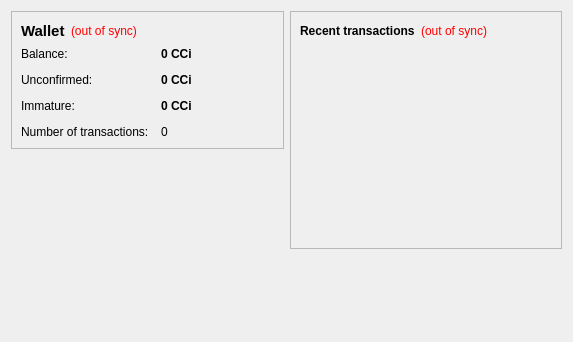
<?xml version="1.0" encoding="UTF-8"?>
<ui version="4.0">
 <class>OverviewPage</class>
 <widget class="QWidget" name="OverviewPage">
  <property name="geometry">
   <rect>
    <x>0</x>
    <y>0</y>
    <width>573</width>
    <height>342</height>
   </rect>
  </property>
  <property name="windowTitle">
   <string>Form</string>
  </property>
  <layout class="QHBoxLayout" name="horizontalLayout" stretch="1,1">
   <item>
    <layout class="QVBoxLayout" name="verticalLayout_2">
     <item>
      <widget class="QFrame" name="frame">
       <property name="frameShape">
        <enum>QFrame::StyledPanel</enum>
       </property>
       <property name="frameShadow">
        <enum>QFrame::Raised</enum>
       </property>
       <layout class="QVBoxLayout" name="verticalLayout_4">
        <item>
         <layout class="QHBoxLayout" name="horizontalLayout_4">
          <item>
           <widget class="QLabel" name="label_5">
            <property name="font">
             <font>
              <pointsize>11</pointsize>
              <weight>75</weight>
              <bold>true</bold>
             </font>
            </property>
            <property name="text">
             <string>Wallet</string>
            </property>
           </widget>
          </item>
          <item>
           <widget class="QLabel" name="labelWalletStatus">
            <property name="toolTip">
             <string>The displayed information may be out of date. Your wallet automatically synchronizes with the Crypto-Co.in network after a connection is established, but this process has not completed yet.</string>
            </property>
            <property name="styleSheet">
             <string notr="true">QLabel { color: red; }</string>
            </property>
            <property name="text">
             <string notr="true">(out of sync)</string>
            </property>
            <property name="alignment">
             <set>Qt::AlignLeading|Qt::AlignLeft|Qt::AlignVCenter</set>
            </property>
           </widget>
          </item>
          <item>
           <spacer name="horizontalSpacer_2">
            <property name="orientation">
             <enum>Qt::Horizontal</enum>
            </property>
            <property name="sizeHint" stdset="0">
             <size>
              <width>40</width>
              <height>20</height>
             </size>
            </property>
           </spacer>
          </item>
         </layout>
        </item>
        <item>
         <layout class="QFormLayout" name="formLayout_2">
          <property name="fieldGrowthPolicy">
           <enum>QFormLayout::AllNonFixedFieldsGrow</enum>
          </property>
          <property name="horizontalSpacing">
           <number>12</number>
          </property>
          <property name="verticalSpacing">
           <number>12</number>
          </property>
          <item row="0" column="0">
           <widget class="QLabel" name="label">
            <property name="text">
             <string>Balance:</string>
            </property>
           </widget>
          </item>
          <item row="0" column="1">
           <widget class="QLabel" name="labelBalance">
            <property name="font">
             <font>
              <weight>75</weight>
              <bold>true</bold>
             </font>
            </property>
            <property name="cursor">
             <cursorShape>IBeamCursor</cursorShape>
            </property>
            <property name="toolTip">
             <string>Your current balance</string>
            </property>
            <property name="text">
             <string notr="true">0 CCi</string>
            </property>
            <property name="textInteractionFlags">
             <set>Qt::LinksAccessibleByMouse|Qt::TextSelectableByKeyboard|Qt::TextSelectableByMouse</set>
            </property>
           </widget>
          </item>
          <item row="2" column="0">
           <widget class="QLabel" name="label_3">
            <property name="text">
             <string>Unconfirmed:</string>
            </property>
           </widget>
          </item>
          <item row="2" column="1">
           <widget class="QLabel" name="labelUnconfirmed">
            <property name="font">
             <font>
              <weight>75</weight>
              <bold>true</bold>
             </font>
            </property>
            <property name="cursor">
             <cursorShape>IBeamCursor</cursorShape>
            </property>
            <property name="toolTip">
             <string>Total of transactions that have yet to be confirmed, and do not yet count toward the current balance</string>
            </property>
            <property name="text">
             <string notr="true">0 CCi</string>
            </property>
            <property name="textInteractionFlags">
             <set>Qt::LinksAccessibleByMouse|Qt::TextSelectableByKeyboard|Qt::TextSelectableByMouse</set>
            </property>
           </widget>
          </item>
          <item row="3" column="0">
           <widget class="QLabel" name="labelImmatureText">
            <property name="text">
             <string>Immature:</string>
            </property>
           </widget>
          </item>
          <item row="3" column="1">
           <widget class="QLabel" name="labelImmature">
            <property name="font">
             <font>
              <weight>75</weight>
              <bold>true</bold>
             </font>
            </property>
            <property name="toolTip">
             <string>Mined balance that has not yet matured</string>
            </property>
            <property name="text">
             <string notr="true">0 CCi</string>
            </property>
            <property name="textInteractionFlags">
             <set>Qt::LinksAccessibleByMouse|Qt::TextSelectableByKeyboard|Qt::TextSelectableByMouse</set>
            </property>
           </widget>
          </item>
          <item row="4" column="0">
           <widget class="QLabel" name="label_2">
            <property name="text">
             <string>Number of transactions:</string>
            </property>
           </widget>
          </item>
          <item row="4" column="1">
           <widget class="QLabel" name="labelNumTransactions">
            <property name="toolTip">
             <string>Total number of transactions in wallet</string>
            </property>
            <property name="text">
             <string notr="true">0</string>
            </property>
           </widget>
          </item>
         </layout>
        </item>
       </layout>
      </widget>
     </item>
     <item>
      <spacer name="verticalSpacer">
       <property name="orientation">
        <enum>Qt::Vertical</enum>
       </property>
       <property name="sizeHint" stdset="0">
        <size>
         <width>20</width>
         <height>40</height>
        </size>
       </property>
      </spacer>
     </item>
     <item>
      <widget class="QLabel" name="label_6">
       <property name="text">
        <string/>
       </property>
       <property name="pixmap">
        <pixmap resource="../bitcoin.qrc">:/images/backg</pixmap>
       </property>
       <property name="scaledContents">
        <bool>false</bool>
       </property>
       <property name="alignment">
        <set>Qt::AlignCenter</set>
       </property>
       <property name="margin">
        <number>-2</number>
       </property>
      </widget>
     </item>
    </layout>
   </item>
   <item>
    <layout class="QVBoxLayout" name="verticalLayout_3">
     <item>
      <widget class="QFrame" name="frame_2">
       <property name="frameShape">
        <enum>QFrame::StyledPanel</enum>
       </property>
       <property name="frameShadow">
        <enum>QFrame::Raised</enum>
       </property>
       <layout class="QVBoxLayout" name="verticalLayout">
        <item>
         <layout class="QHBoxLayout" name="horizontalLayout_2">
          <item>
           <widget class="QLabel" name="label_4">
            <property name="text">
             <string>&lt;b&gt;Recent transactions&lt;/b&gt;</string>
            </property>
           </widget>
          </item>
          <item>
           <widget class="QLabel" name="labelTransactionsStatus">
            <property name="toolTip">
             <string>The displayed information may be out of date. Your wallet automatically synchronizes with the Crypto-Co.in network after a connection is established, but this process has not completed yet.</string>
            </property>
            <property name="styleSheet">
             <string notr="true">QLabel { color: red; }</string>
            </property>
            <property name="text">
             <string notr="true">(out of sync)</string>
            </property>
            <property name="alignment">
             <set>Qt::AlignRight|Qt::AlignTrailing|Qt::AlignVCenter</set>
            </property>
           </widget>
          </item>
          <item>
           <spacer name="horizontalSpacer">
            <property name="orientation">
             <enum>Qt::Horizontal</enum>
            </property>
            <property name="sizeHint" stdset="0">
             <size>
              <width>40</width>
              <height>20</height>
             </size>
            </property>
           </spacer>
          </item>
         </layout>
        </item>
        <item>
         <widget class="QListView" name="listTransactions">
          <property name="styleSheet">
           <string notr="true">QListView { background: transparent; }</string>
          </property>
          <property name="frameShape">
           <enum>QFrame::NoFrame</enum>
          </property>
          <property name="verticalScrollBarPolicy">
           <enum>Qt::ScrollBarAlwaysOff</enum>
          </property>
          <property name="horizontalScrollBarPolicy">
           <enum>Qt::ScrollBarAlwaysOff</enum>
          </property>
          <property name="selectionMode">
           <enum>QAbstractItemView::NoSelection</enum>
          </property>
         </widget>
        </item>
       </layout>
      </widget>
     </item>
     <item>
      <spacer name="verticalSpacer_2">
       <property name="orientation">
        <enum>Qt::Vertical</enum>
       </property>
       <property name="sizeHint" stdset="0">
        <size>
         <width>20</width>
         <height>40</height>
        </size>
       </property>
      </spacer>
     </item>
    </layout>
   </item>
  </layout>
 </widget>
 <resources/>
 <connections/>
</ui>
